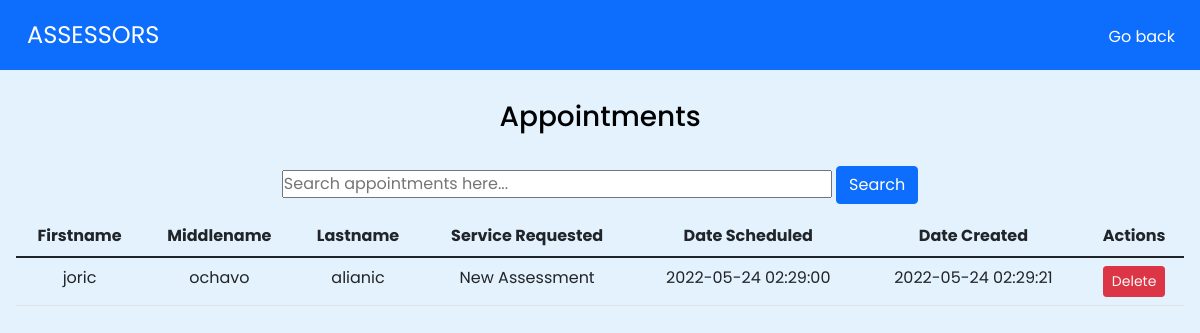
The page /appointments_admin.php (signed in) on the database its author committed.
### tables this page shows
CREATE TABLE `appointments` (
  `id` int(255) NOT NULL,
  `username` varchar(255) NOT NULL,
  `firstname` varchar(255) NOT NULL,
  `middlename` varchar(255) NOT NULL,
  `lastname` varchar(255) NOT NULL,
  `email` varchar(255) NOT NULL,
  `contact` int(255) NOT NULL,
  `address` varchar(255) NOT NULL,
  `service_request` varchar(255) NOT NULL,
  `date_sched` datetime NOT NULL,
  `date_created` datetime NOT NULL DEFAULT current_timestamp()
);

### appointments_admin.php (the view, shortened to what this page needs)
<!DOCTYPE html>
<html lang="en">
<head>
    <link href="https://cdn.jsdelivr.net/npm/bootstrap@5.1.3/dist/css/bootstrap.min.css" rel="stylesheet">
    <link rel="stylesheet" href="https://stackpath.bootstrapcdn.com/font-awesome/4.7.0/css/font-awesome.min.com">
    <link rel="stylesheet" type="text/css" href="style.home.css">
    <link rel="stylesheet" href="https://cdn.jsdelivr.net/npm/bootstrap-icons@1.7.2/font/bootstrap-icons.css">
</head>
<body>
<nav class="navbar navbar-light bg-primary fixed-top">
  <div class="container-fluid">
    <a class="navbar-brand" href="#" style="color: #fff;">ASSESSORS</a>
    <div class="btn">
    <p class="main-page-text"><a href="admin.php">Go back</a></p>
    </div>
  </div>
</nav>
<div class="header">
<h3>Appointments</h3>
</div>
<br>
    <div class="searchform">
        <form action="" method="GET">
        <input class="form-search" style="width: 550px;"name="search" value="<?php if(isset($_GET['search'])){echo $_GET['search'];}?>" type="search" placeholder="Search appointments here...">
        <button class="btn btn-primary" type="submit">Search</button>
        </form>
    </div>
<br>
<br>
<br>
<br>
<div class="card-body">
    <div class="table-responsive">
    <table class="table">
  <thead>
    <tr>
      <th scope="col">Firstname</th>
      <th scope="col">Middlename</th>
      <th scope="col">Lastname</th>
      <th scope="col">Service Requested</th>
      <th scope="col">Date Scheduled</th>
      <th scope="col">Date Created</th>
      <th scope="col">Actions</th>
    </tr>
  </thead>
  <tbody>
            <?php
                require('config.php');
                $query1=mysqli_query($conn,"select * from appointments ");
                while($row=mysqli_fetch_array($query1)){
                    ?>
                    <tr>
                        <td><?php echo $row['firstname']?></td>
                        <td><?php echo $row['middlename']?></td>
                        <td><?php echo $row['lastname']?></td>
                        <td><?php echo $row['service_request']?></td>
                        <td><?php echo $row['date_sched']?></td>
                        <td><?php echo $row['date_created']?></td>
                        <td><button class="btn btn-danger btn-sm" type="delete" ><a class="text-light" style="text-decoration:none;" href="">Delete</a></button></td>
                    </tr>
                    <?php
                }
            ?>
  </tbody>
</table>
    </div>
</div>
</body>
</html>

### style.home.css (style rules this page uses)
* { margin: 0%; padding: 0%; box-sizing: border-box; font-family: 'Poppins', sans-serif; }
.navbar-brand { margin-left: 15px; }

### appointments_admin.php (style rules this page uses)
body { background: #e3f2fd; text-decoration: none; }
.navbar-brand { color: #fff; font-size:x-large; }
.navbar .btn { position: relative; top: 10px; }
.main-page-text a { text-decoration: none; color: #fff; }
.header h3 { text-align: center; position: relative; top: 100px; color:black; }
.searchform { position: relative; top: 100px; text-align: center; }
.card-body { position: relative; text-align: center; }

### rows shown on the page
appointments: firstname "joric", middlename "ochavo", lastname "alianic", service_request "New Assessment", date_sched "2022-05-24 02:29:00", date_created "2022-05-24 02:29:21"
